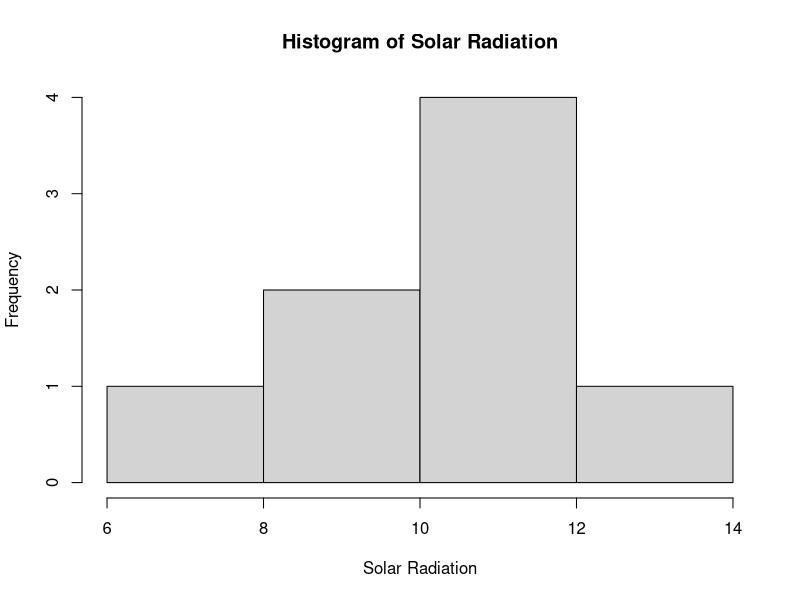
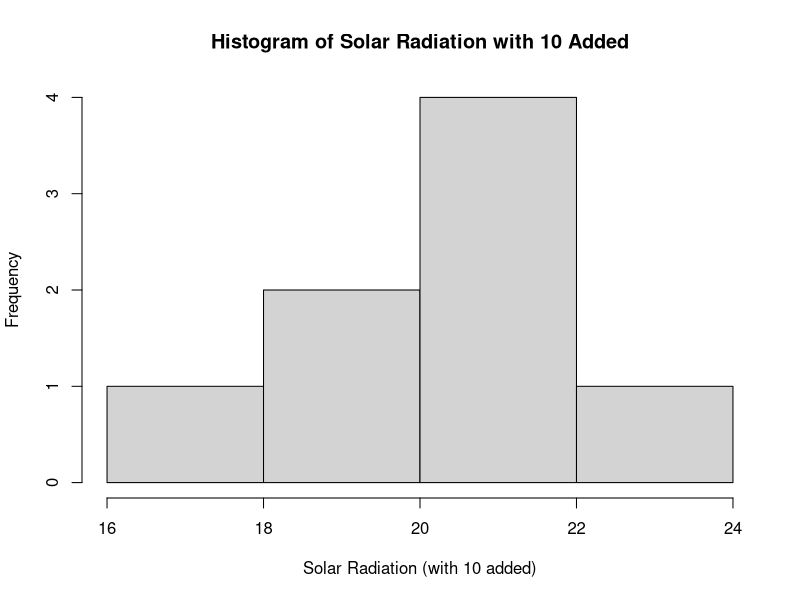
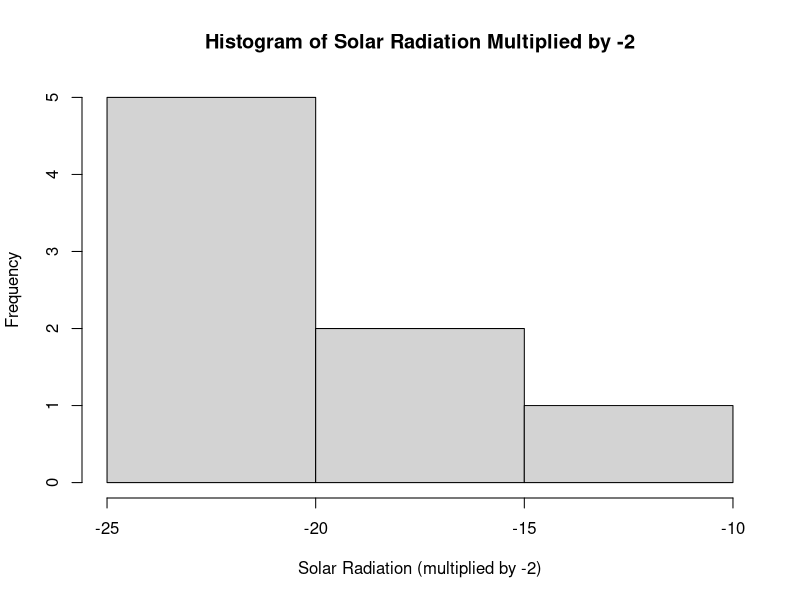
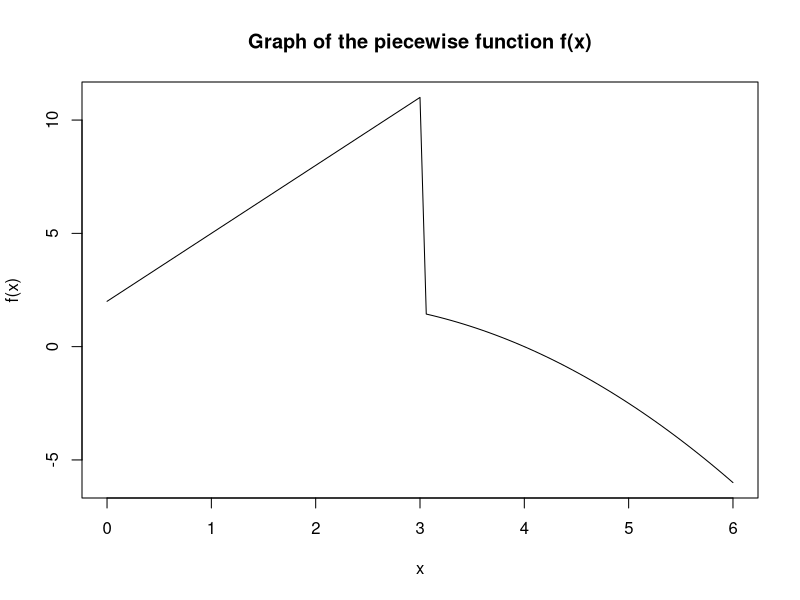

Write the R code that produced these figures, in order.
## ---- chunk 1
solar.radiation <- c(11.1, 10.6, 6.3, 8.8, 10.7, 11.2, 8.9, 12.2)
print(solar.radiation)
## ---- chunk 2

mean_radiation <- mean(solar.radiation)
median_radiation <- median(solar.radiation)
range_radiation <- diff(range(solar.radiation))
variance_radiation <- var(solar.radiation)

cat("Mean:", mean_radiation, "\n")
cat("Median:", median_radiation, "\n")
cat("Range:", range_radiation, "\n")
cat("Variance:", variance_radiation, "\n")

## ---- chunk 3
sr10 <- solar.radiation + 10

mean_sr10 <- mean(sr10)
median_sr10 <- median(sr10)
range_sr10 <- diff(range(sr10))
variance_sr10 <- var(sr10)

cat("Mean:", mean_sr10, "\n")
cat("Median:", median_sr10, "\n")
cat("Range:", range_sr10, "\n")
cat("Variance:", variance_sr10, "\n")


# I think The mean, median and both ends of the range are increased by 10. The variance
# remains unchanged.
## ---- chunk 4
srm2 <- solar.radiation * (-2)

mean_srm2 <- mean(srm2)
median_srm2 <- median(srm2)
range_srm2 <- diff(range(srm2))
variance_srm2 <- var(srm2)

cat("Mean:", mean_srm2, "\n")
cat("Median:", median_srm2, "\n")
cat("Range:", range_srm2, "\n")
cat("Variance:", variance_srm2, "\n")
## ---- chunk 5
# Original solar radiation
hist(solar.radiation, main = "Histogram of Solar Radiation", xlab = "Solar Radiation")

# Solar radiation with 10 added
hist(sr10, main = "Histogram of Solar Radiation with 10 Added", xlab = 
       "Solar Radiation (with 10 added)")

# Solar radiation multiplied by -2
hist(srm2, main = "Histogram of Solar Radiation Multiplied by -2", xlab = 
       "Solar Radiation (multiplied by -2)")
## ---- chunk 6
n <- 1:15
sum(pmin(2^n, n^3))
## ---- chunk 7
data("USArrests")
# nrow returns the number of rows in the dataset.
cat("Nober of rows in USArrests: " , nrow(USArrests)) 
## ---- chunk 8

medians <- sapply(USArrests, median) # the in built function will go through 
# column in this dataset and return it's median value.

# Median of Each Column

print(medians)
## ---- chunk 9
# Calculate the average per capita murder rate where UrbanPop > 77%
urban_high <- subset(USArrests, UrbanPop > 77)
murder_avg_high <- mean(urban_high$Murder)

# Calculate the average per capita murder rate where UrbanPop < 50%
urban_low <- subset(USArrests, UrbanPop < 50)
murder_avg_low <- mean(urban_low$Murder)

# Calculate the number of observations where UrbanPop > 77% and where UrbanPop < 50%
n_high <- nrow(urban_high)
n_low <- nrow(urban_low)

# Calculate the difference in average per capita murder rates
difference <- murder_avg_high - murder_avg_low

# Print the comparison and difference
cat("Average per capita murder rate where UrbanPop > 77%:", murder_avg_high, "\n")
cat("Average per capita murder rate where UrbanPop < 50%:", murder_avg_low, "\n")
cat("Difference in average per capita murder rates:", difference, "\n")
## ---- chunk 10
set.seed(123)  # Setting seed for reproducibility
sample_data <- USArrests[sample(1:nrow(USArrests), 12, replace = FALSE), ]
print("Random sample of 12 records:")
print(sample_data)
## ---- chunk 11
data("chickwts")

#chickwts300p which contains all observations for which the weight exceeds 300"


chickwts300p <- subset(chickwts, weight > 300)
print(chickwts300p)
## ---- chunk 12

# another subset called chickwtsLinseed which contains all observations for which the 
# chicks were fed linseed.

chickwtsLinseed <- subset(chickwts, feed == "linseed")
print(chickwtsLinseed)
## ---- chunk 13
# the average weight of the chicks which were fed linseed.

average_weight_linseed <- mean(chickwtsLinseed$weight)
print(average_weight_linseed)
## ---- chunk 14
#the average weight of the chicks which were not fed linseed.

chickwtsNoLinseed <- subset(chickwts, feed != "linseed")
average_weight_no_linseed <- mean(chickwtsNoLinseed$weight)

print(average_weight_no_linseed)
## ---- chunk 15

curve( (3 * x + 2 ) * (x <= 3) + (2 * x - 0.5 * x * x) * (x > 3) , 
       from = 0, to = 6, xlab = "x", ylab = "f(x)", 
       main = "Graph of the piecewise function f(x)")
## ---- chunk 16
dieRolls <- sample(1:6, 1000000, replace = TRUE)
# We can print it, but it takes too much space showing the answers.
# print(dieRolls)
## ---- chunk 17
dieRollsFactor <- factor(dieRolls)
levels(dieRollsFactor) <- c("One", "Two", "Three", "Four", "Five", "Six")

# print(dieRollsFactor) # We can print it, but it takes too much space showing the answers.
## ---- chunk 18
dieRollsChar <- as.character(dieRollsFactor)

#print(dieRollsChar) # We can print it, but it takes too much space showing the answers.
## ---- chunk 19
# Compare results
table_dieRolls <- table(dieRolls)
table_dieRollsFactor <- table(dieRollsFactor)
table_dieRollsChar <- table(dieRollsChar)

print("Table for dieRolls:")
print(table_dieRolls)

print("Table for dieRollsFactor:")
print(table_dieRollsFactor)

print("Table for dieRollsChar:")
print(table_dieRollsChar)
## ---- chunk 20
# Compare time to construct tables
time_dieRolls <- system.time(table_dieRolls)
time_dieRollsFactor <- system.time(table_dieRollsFactor)
time_dieRollsChar <- system.time(table_dieRollsChar)

print("Time to construct table for dieRolls:")
print(time_dieRolls)

print("Time to construct table for dieRollsFactor:")
print(time_dieRollsFactor)

print("Time to construct table for dieRollsChar:")
print(time_dieRollsChar)
## ---- chunk 21
# Investigate memory usage
dump("dieRolls", "dieRolls.R")
dump("dieRollsFactor", "dieRollsFactor.R")
dump("dieRollsChar" , "dieRollsChar.R")
